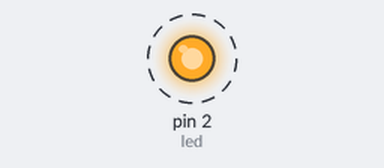
Recording of a program running on a simulated MicroPython board. On the bench: output pins drawn as LEDs (lit = HIGH). Dashed ring = blinking.

Above: at 0.2 s.
Timing chart, 0 to 3.0 s (numbered marks = the images above):
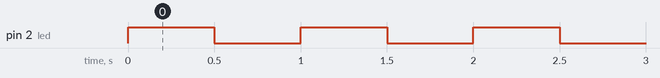

The program:

blink_toggle.py
```python
import time
from machine import Pin

#Numero de Pin
pin_led = 2 #Cambiar el numero del Pin a elección

#Pin de salida
led = Pin(pin_led, Pin.OUT)

#Main
while True:
    led(not led())
    time.sleep_ms(500) #Delay 500ms
```

Measured:
- by itself, pin 2 (led): alternates HIGH for 0.50 s and LOW for 0.50 s
